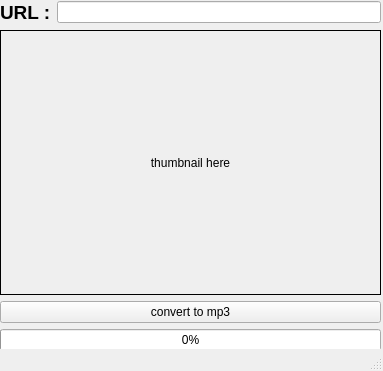
<?xml version="1.0" encoding="UTF-8"?>
<ui version="4.0">
 <class>MainWindow</class>
 <widget class="QMainWindow" name="MainWindow">
  <property name="geometry">
   <rect>
    <x>0</x>
    <y>0</y>
    <width>383</width>
    <height>371</height>
   </rect>
  </property>
  <property name="windowTitle">
   <string>ytdl</string>
  </property>
  <widget class="QWidget" name="centralwidget">
   <widget class="QWidget" name="horizontalLayoutWidget">
    <property name="geometry">
     <rect>
      <x>0</x>
      <y>0</y>
      <width>381</width>
      <height>24</height>
     </rect>
    </property>
    <layout class="QHBoxLayout" name="horizontalLayout">
     <item>
      <widget class="QLabel" name="url_label">
       <property name="font">
        <font>
         <family>Arial</family>
         <pointsize>14</pointsize>
         <weight>75</weight>
         <bold>true</bold>
        </font>
       </property>
       <property name="text">
        <string>URL :</string>
       </property>
      </widget>
     </item>
     <item>
      <widget class="QLineEdit" name="lineEdit"/>
     </item>
    </layout>
   </widget>
   <widget class="QWidget" name="verticalLayoutWidget">
    <property name="geometry">
     <rect>
      <x>0</x>
      <y>30</y>
      <width>381</width>
      <height>321</height>
     </rect>
    </property>
    <layout class="QVBoxLayout" name="verticalLayout">
     <item>
      <widget class="QLabel" name="thumbnail">
       <property name="frameShape">
        <enum>QFrame::Box</enum>
       </property>
       <property name="lineWidth">
        <number>1</number>
       </property>
       <property name="text">
        <string>thumbnail here</string>
       </property>
       <property name="alignment">
        <set>Qt::AlignCenter</set>
       </property>
      </widget>
     </item>
     <item>
      <widget class="QPushButton" name="pushButton">
       <property name="text">
        <string>convert to mp3</string>
       </property>
      </widget>
     </item>
     <item>
      <widget class="QProgressBar" name="progressBar">
       <property name="value">
        <number>0</number>
       </property>
      </widget>
     </item>
    </layout>
   </widget>
  </widget>
  <widget class="QStatusBar" name="statusbar"/>
 </widget>
 <resources>
  <include location="E:/d.qrc"/>
 </resources>
 <connections/>
</ui>
